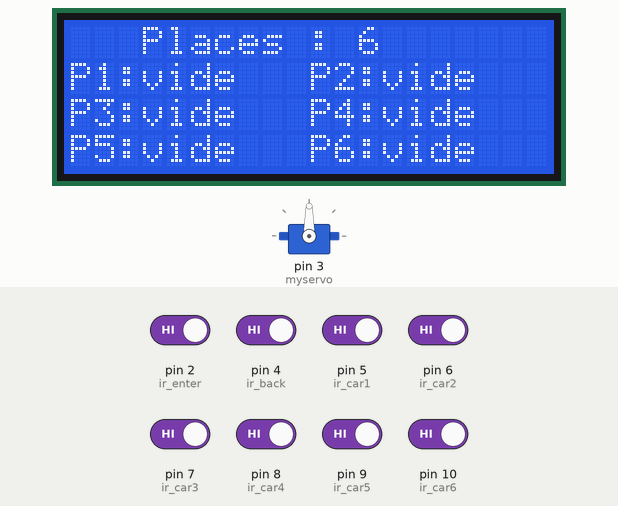
Bench run of a sketch on a simulated Arduino Uno, built with avr-gcc and run on an emulated ATmega328P. On the bench: servo, 20×4 character LCD. Inputs (shaded band) come from the test bench; at power-on: pin 2 (ir_enter), pin 4 (ir_back), pin 5 (ir_car1), pin 6 (ir_car2), pin 7 (ir_car3), pin 8 (ir_car4), pin 9 (ir_car5), pin 10 (ir_car6) HIGH.

Above: at 3.3 s.
3.4 s: pin 5 (ir_car1) driven LOW
At 4.2 s:
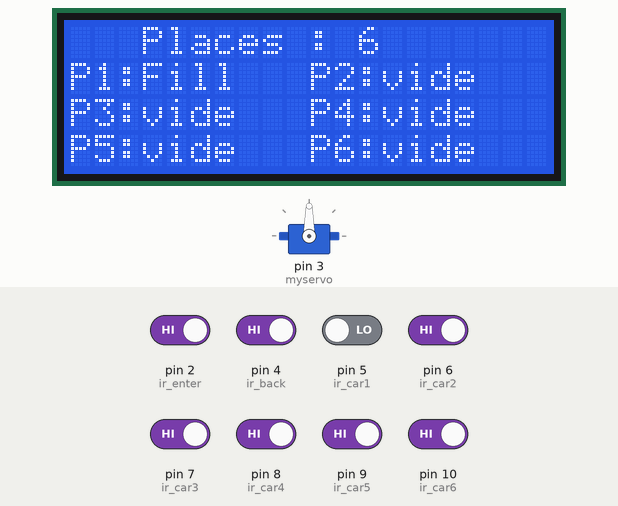
5.0 s: pin 6 (ir_car2) driven LOW
At 6.1 s:
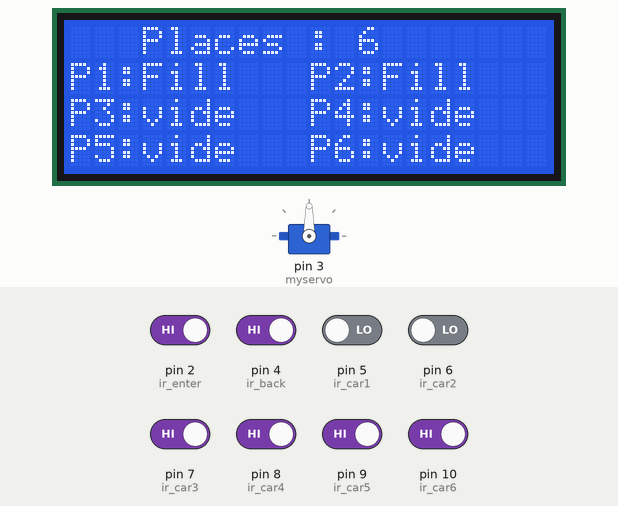
6.5 s: pin 7 (ir_car3) driven LOW
At 7.7 s:
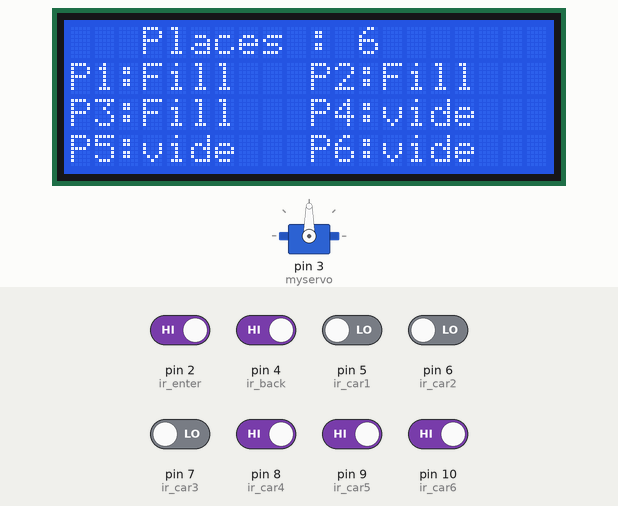
8.0 s: pin 8 (ir_car4) driven LOW
At 9.0 s:
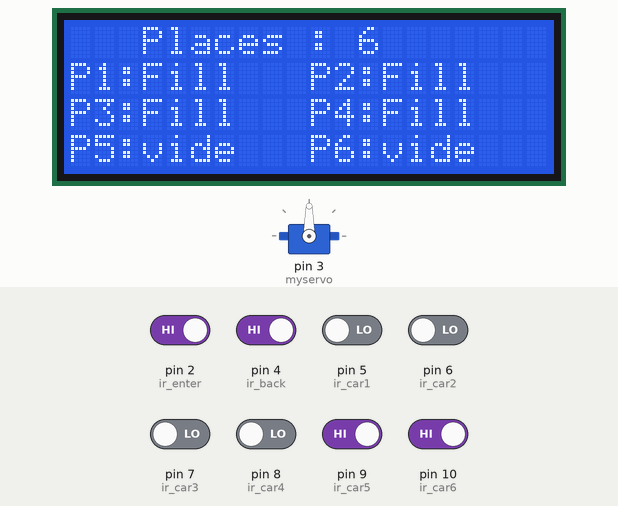
9.6 s: pin 9 (ir_car5) driven LOW
At 10.8 s:
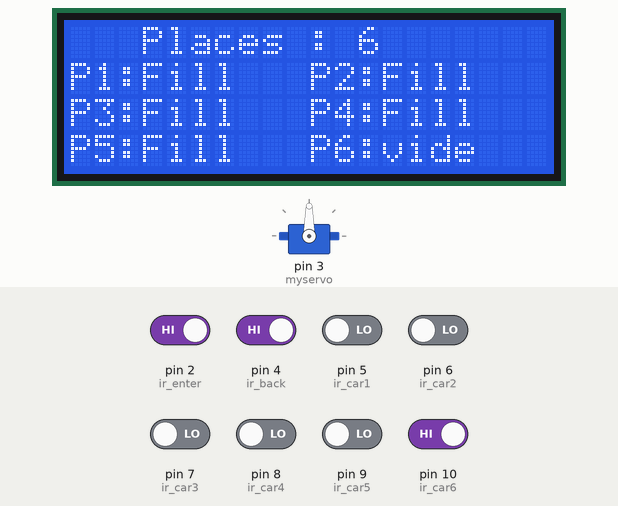
11.1 s: pin 10 (ir_car6) driven LOW
At 11.5 s:
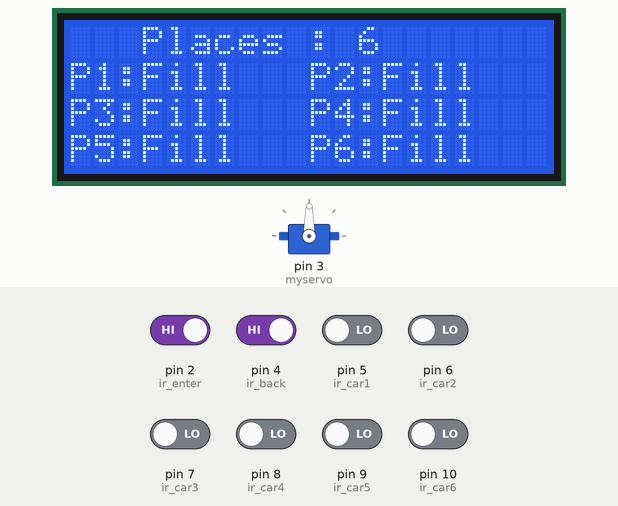
Timing chart, 0 to 13.6 s (numbered marks = the images above; inputs shaded):
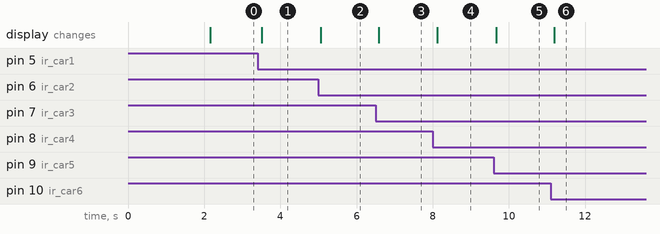

The sketch:

Parking_intelligent.ino
```cpp
#include <Servo.h> //includes the servo library
#include <Wire.h>
#include <LCD.h>
#include <LiquidCrystal_I2C.h>
LiquidCrystal_I2C lcd(0x27, 2, 1, 0, 4, 5, 6, 7, 3, POSITIVE); //définit les broches que l'Arduino utilise pour se connecter à l'écran LCD.
                                                               //Vous pouvez utiliser n'importe quelle broche numérique d'Arduino pour contrôler l'écran LCD. De plus, dans cette fonction,
                                                               //vous devez spécifier le nom de votre module LCD, dans ce cas, le nom est LCD.
                                                               //// initialize the library with the numbers of the interface pins

Servo myservo;

#define ir_enter 2 // donner un nom à une valeur constante avant que le programme ne soit compilé
#define ir_back  4

#define ir_car1 5
#define ir_car2 6
#define ir_car3 7
#define ir_car4 8
#define ir_car5 9
#define ir_car6 10

int S1=0, S2=0, S3=0, S4=0, S5=0, S6=0;
int flag1=0, flag2=0;
int slot = 6;

void setup(){
Serial.begin(9600); //La bibliothèque Serial (incluse dans le langage Arduino) est utilisée pour les communications séries asynchrones basées sur le circuit UART. Ce circuit utilise des ports numériques de la carte

pinMode(ir_car1, INPUT); //permet de configurer le comportement (entrée ou sortie) de la broche passée en paramètre
pinMode(ir_car2, INPUT); //Exemple : pinMode(13, OUTPUT); digitalWrite(pin, value) : écrit une valeur (HIGH ou LOW) sur une broche configurée en tant que sortie (OUTPUT). Exemple : digitalWrite(13, HIGH);
pinMode(ir_car3, INPUT);
pinMode(ir_car4, INPUT);
pinMode(ir_car5, INPUT);
pinMode(ir_car6, INPUT);

pinMode(ir_enter, INPUT);
pinMode(ir_back, INPUT);

myservo.attach(3); //Attache un objet de type Servo à une broche
myservo.write(90);

lcd.begin(20, 4);
lcd.setCursor (0,1);
lcd.print("    CIT Parking  ");
lcd.setCursor (0,2);
lcd.print("    Intelligent     ");
delay (2000); //permet de suspendre l'exécution de votre programme Arduino pendant une période déterminée
lcd.clear();

Read_Sensor();

int total = S1+S2+S3+S4+S5+S6; //calculer le totatl de places et les place vide
slot = slot-total;
}

void loop(){

Read_Sensor();

lcd.setCursor (0,0);
lcd.print("   Places : ");
lcd.print(slot);
lcd.print("    ");

lcd.setCursor (0,1); //Un curseur est un indicateur mobile sur l'écran LCD qui définit la position à partir de laquelle le texte doit être affiché sur l'écran LCD où l'écran LCD est un appareil qui est interfacé avec Arduino pour afficher la sortie.
if(S1==1){lcd.print("P1:Fill ");}
     else{lcd.print("P1:vide");}

lcd.setCursor (10,1);
if(S2==1){lcd.print("P2:Fill ");}
     else{lcd.print("P2:vide");}

lcd.setCursor (0,2);
if(S3==1){lcd.print("P3:Fill ");}
     else{lcd.print("P3:vide");}

lcd.setCursor (10,2);
if(S4==1){lcd.print("P4:Fill ");}
     else{lcd.print("P4:vide");}

 lcd.setCursor (0,3);
if(S5==1){lcd.print("P5:Fill ");}
     else{lcd.print("P5:vide");}

lcd.setCursor (10,3);
if(S6==1){lcd.print("P6:Fill ");}
     else{lcd.print("P6:vide");}

if(digitalRead (ir_enter) == 0 && flag1==0){
if(slot>0){flag1=1;
if(flag2==0){myservo.write(180); slot = slot-1;}
}else{
lcd.setCursor (0,0);
lcd.print(" Parking Plein ");
delay(1500);
}
}

if(digitalRead (ir_back) == 0 && flag2==0){flag2=1;
if(flag1==0){myservo.write(180); slot = slot+1;}
}

if(flag1==1 && flag2==1){
delay (1000);
myservo.write(90);
flag1=0, flag2=0;
}

delay(1);
}

void Read_Sensor(){
S1=0, S2=0, S3=0, S4=0, S5=0, S6=0;

if(digitalRead(ir_car1) == 0){S1=1;}  //Le digitalRead permet d'écouter les informations que va recevoir la carte Arduino.
if(digitalRead(ir_car2) == 0){S2=1;}  //Elle est très utile pour savoir si on a appuyé sur un bouton poussoir par exemple.
if(digitalRead(ir_car3) == 0){S3=1;}  //Le digitalRead va informer la carte Arduino si il y a de la tension dans la broche
if(digitalRead(ir_car4) == 0){S4=1;}
if(digitalRead(ir_car5) == 0){S5=1;}
if(digitalRead(ir_car6) == 0){S6=1;}
}
```

Measured:
- after the input at 3.4 s, the display: changes after 0.11 s (image 1)
- after the input at 5.0 s, the display: changes after 0.06 s (image 2)
- after the input at 6.5 s, the display: changes after 0.08 s (image 3)
- after the input at 8.0 s, the display: changes after 0.11 s (image 4)
- after the input at 9.6 s, the display: changes after 0.07 s (image 5)
- after the input at 11.1 s, the display: changes after 0.09 s (image 6)
